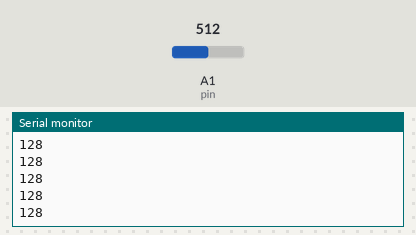
Bench run of a sketch on a simulated Arduino Uno, built with avr-gcc and run on an emulated ATmega328P. Shown: the last lines printed to the serial monitor. The test bench sets the inputs (shaded band); at power-on: A1 (pin) = 512.

Above: at 1.2 s.
1.3 s: A1 (pin) set to 716
At 2.1 s:
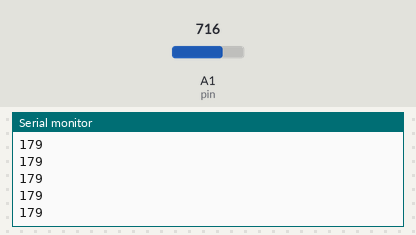
2.8 s: A1 (pin) set to 900
At 3.7 s:
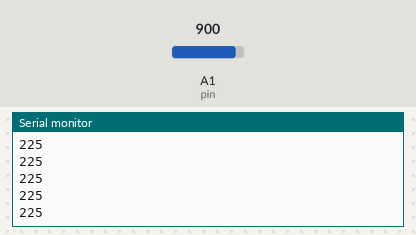
Timing chart, 0 to 5.8 s (numbered marks = the images above; inputs shaded):
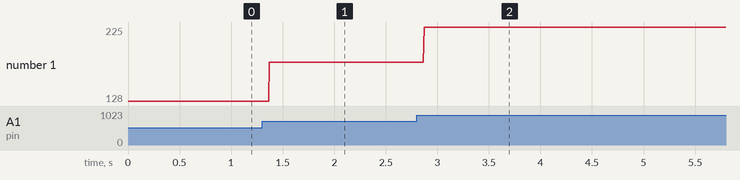

The sketch:

Serial_Monitor.ino
```cpp
/*
Serial Monitor
*/
int pin = A1;
void setup() {
  Serial.begin(9600);
}

void loop() {
  Serial.println(analogRead(pin)/4);
}
```

Measured:
- after the input at 1.3 s, the serial monitor: prints a new line after 0.07 s (image 1)
- after the input at 2.8 s, the serial monitor: prints a new line after 0.07 s (image 2)
- plotted number 1: 128 → 179 after the input at 1.3 s, 179 → 225 after the input at 2.8 s
